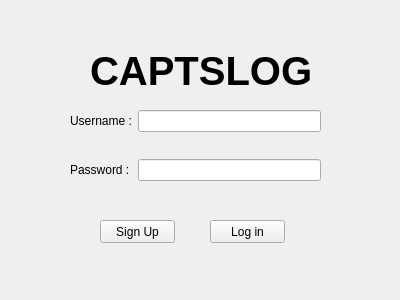
<?xml version="1.0" encoding="UTF-8"?>
<ui version="4.0">
    <class>Form</class>
    <widget class="QWidget" name="Form">
        <property name="geometry">
            <rect>
                <x>0</x>
                <y>0</y>
                <width>400</width>
                <height>300</height>
            </rect>
        </property>
        <property name="sizePolicy">
            <sizepolicy hsizetype="Fixed" vsizetype="Fixed">
                <horstretch>0</horstretch>
                <verstretch>0</verstretch>
            </sizepolicy>
        </property>
        <property name="windowTitle">
            <string>Form</string>
        </property>
        <widget class="QWidget" name="formLayoutWidget">
            <property name="geometry">
                <rect>
                    <x>70</x>
                    <y>110</y>
                    <width>251</width>
                    <height>71</height>
                </rect>
            </property>
            <layout class="QFormLayout" name="formLayout">
                <property name="fieldGrowthPolicy">
                    <enum>QFormLayout::AllNonFixedFieldsGrow</enum>
                </property>
                <item row="0" column="0">
                    <widget class="QLabel" name="Username">
                        <property name="text">
                            <string>Username :</string>
                        </property>
                    </widget>
                </item>
                <item row="2" column="0">
                    <widget class="QLabel" name="Password">
                        <property name="text">
                            <string>Password :</string>
                        </property>
                    </widget>
                </item>
                <item row="0" column="1">
                    <widget class="QLineEdit" name="iUsername"/>
                </item>
                <item row="2" column="1">
                    <widget class="QLineEdit" name="iPassword"/>
                </item>
                <item row="1" column="0">
                    <spacer name="verticalSpacer">
                        <property name="orientation">
                            <enum>Qt::Vertical</enum>
                        </property>
                        <property name="sizeHint" stdset="0">
                            <size>
                                <width>20</width>
                                <height>40</height>
                            </size>
                        </property>
                    </spacer>
                </item>
            </layout>
        </widget>
        <widget class="QPushButton" name="Login">
            <property name="geometry">
                <rect>
                    <x>210</x>
                    <y>220</y>
                    <width>75</width>
                    <height>23</height>
                </rect>
            </property>
            <property name="text">
                <string>Log in</string>
            </property>
        </widget>
        <widget class="QLabel" name="Captslog">
            <property name="geometry">
                <rect>
                    <x>90</x>
                    <y>50</y>
                    <width>221</width>
                    <height>41</height>
                </rect>
            </property>
            <property name="font">
                <font>
                    <pointsize>30</pointsize>
                    <weight>75</weight>
                    <bold>true</bold>
                    <kerning>true</kerning>
                </font>
            </property>
            <property name="text">
                <string>CAPTSLOG</string>
            </property>
        </widget>
        <widget class="QLabel" name="ErrorMessage">
            <property name="geometry">
                <rect>
                    <x>120</x>
                    <y>190</y>
                    <width>151</width>
                    <height>20</height>
                </rect>
            </property>
            <property name="text">
                <string/>
            </property>
            <property name="alignment">
                <set>Qt::AlignCenter</set>
            </property>
        </widget>
        <widget class="QPushButton" name="Signup">
            <property name="geometry">
                <rect>
                    <x>100</x>
                    <y>220</y>
                    <width>75</width>
                    <height>23</height>
                </rect>
            </property>
            <property name="text">
                <string>Sign Up</string>
            </property>
        </widget>
    </widget>
    <resources/>
    <connections/>
</ui>
